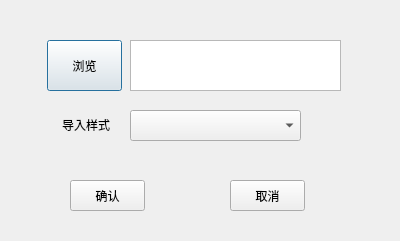
<?xml version="1.0" encoding="UTF-8"?>
<ui version="4.0">
 <class>ImportBookDialog</class>
 <widget class="QDialog" name="ImportBookDialog">
  <property name="geometry">
   <rect>
    <x>0</x>
    <y>0</y>
    <width>400</width>
    <height>241</height>
   </rect>
  </property>
  <property name="windowTitle">
   <string>Dialog</string>
  </property>
  <widget class="QPushButton" name="browseButton">
   <property name="geometry">
    <rect>
     <x>47</x>
     <y>40</y>
     <width>75</width>
     <height>51</height>
    </rect>
   </property>
   <property name="text">
    <string>浏览</string>
   </property>
  </widget>
  <widget class="QPushButton" name="confirmButton">
   <property name="geometry">
    <rect>
     <x>70</x>
     <y>180</y>
     <width>75</width>
     <height>31</height>
    </rect>
   </property>
   <property name="text">
    <string>确认</string>
   </property>
  </widget>
  <widget class="QPushButton" name="cancelButton">
   <property name="geometry">
    <rect>
     <x>230</x>
     <y>180</y>
     <width>75</width>
     <height>31</height>
    </rect>
   </property>
   <property name="text">
    <string>取消</string>
   </property>
  </widget>
  <widget class="QTextEdit" name="filePathEdit">
   <property name="geometry">
    <rect>
     <x>130</x>
     <y>40</y>
     <width>211</width>
     <height>51</height>
    </rect>
   </property>
  </widget>
  <widget class="QLabel" name="label">
   <property name="geometry">
    <rect>
     <x>62</x>
     <y>115</y>
     <width>54</width>
     <height>20</height>
    </rect>
   </property>
   <property name="text">
    <string>导入样式</string>
   </property>
  </widget>
  <widget class="QComboBox" name="importStyleComboBox">
   <property name="geometry">
    <rect>
     <x>130</x>
     <y>110</y>
     <width>171</width>
     <height>31</height>
    </rect>
   </property>
  </widget>
 </widget>
 <resources/>
 <connections/>
</ui>
